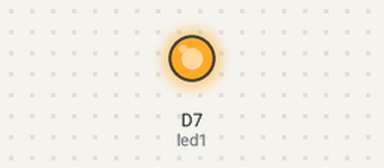
The sketch below on a simulated ESP8266 (NodeMCU). Shown: output pins drawn as LEDs (lit = HIGH).

Above: at 0.7 s.
At 47.7 s:
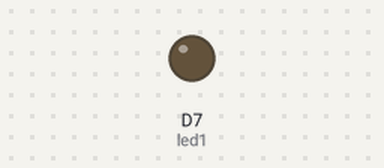
Timing chart, 0 to 48.8 s (numbered marks = the images above):
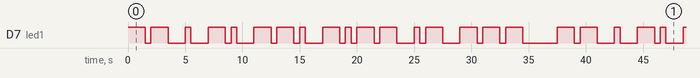

The sketch:

blink-an-led1.ino
```cpp
//blinking LED to show morse code of my first name:MENGYAO

int led1 = D7; // Instead of writing D7 over and over again, we'll write led1
// This one is the little blue LED on your board. On the Photon it is next to D7, and on the Core it is next to the USB jack.
int unit = 500; //define a unit duration

//blinks a dot
void dot(){
    digitalWrite(led1, HIGH);
    delay(unit);
    digitalWrite(led1, LOW);
    delay(unit);
}

//blinks a dash
void dash(){
    digitalWrite(led1, HIGH);
    delay(unit*3);
    digitalWrite(led1, LOW);
    delay(unit);
}

//blink new character
void new_char(){
    delay(unit*2);
}

//duration between new words
void new_word(){
    delay(unit*5);
}

void setup() {

  pinMode(led1, OUTPUT);//calling led1 as output

}

void loop() {
  //M(--)
  dash();
  dash();
  new_char();

  //E(.)
  dot();
  new_char();

  //N(-.)
  dash();
  dot();
  new_char();

  //G(--.)
  dash();
  dash();
  dot();
  new_char();

  //Y(-.--)
  dash();
  dot();
  dash();
  dash();
  new_char();

  //A(.-)
  dot();
  dash();
  new_char();

  //O(---)
  dash();
  dash();
  dash();

  new_word();
}
```

Measured:
- by itself, D7 (led1): moves between LOW and HIGH, repeating every 37.5 s
- by itself, everything shown: repeats every 37.5 s, in 34 steps
